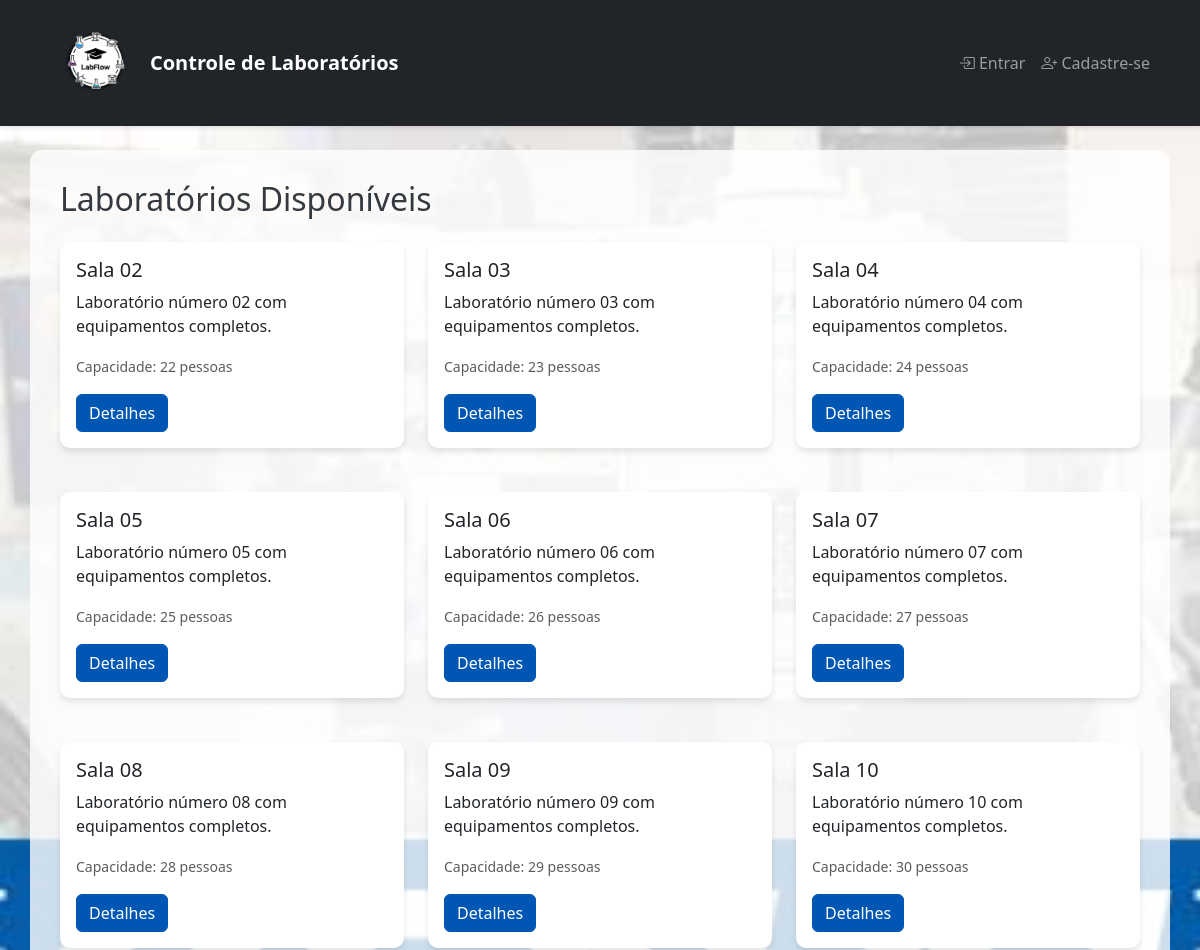
The page /laboratorios/ (upper part) on the database as committed earlier.
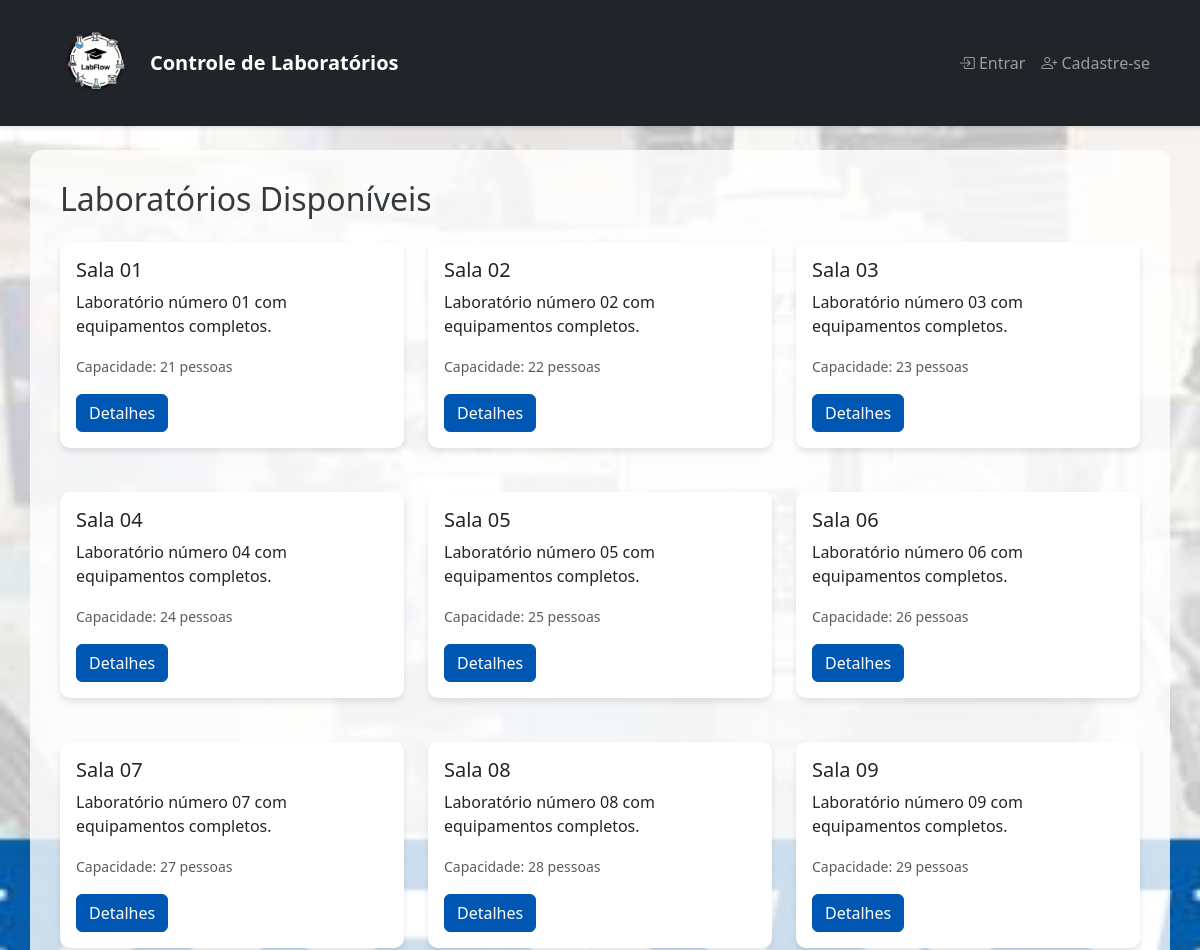
The same page on the database as committed later.
### labs/models.py (models this page shows, shortened)
class Laboratorio(models.Model):
    nome = models.CharField(max_length=100)
    descricao = models.TextField()
    capacidade = models.PositiveIntegerField()
    recursos = models.TextField(blank=True, null=True)  # <-- Novo campo
    disponivel = models.BooleanField(default=True)

### labs/views.py (the view)
# urls.py: path('laboratorios/', views.LaboratorioListView.as_view(), name='laboratorios'),
class LaboratorioListView(ListView):
    model = Laboratorio
    template_name = 'labs/laboratorios.html'
    context_object_name = 'laboratorios'
    def get_queryset(self):
        return Laboratorio.objects.filter(disponivel=True)

### labs/templates/labs/laboratorios.html (shortened to what this page needs)
{% extends 'labs/base.html' %}
{% block content %}
<h2 class="mb-4">Laboratórios Disponíveis</h2>
<div class="row">
    {% for laboratorio in laboratorios %}
    <div class="col-md-4 mb-4">
        <div class="card">
            <div class="card-body">
                <h5 class="card-title">{{ laboratorio.nome }}</h5>
                <p class="card-text">{{ laboratorio.descricao|truncatechars:100 }}</p>
                <p class="card-text"><small class="text-muted">Capacidade: {{ laboratorio.capacidade }} pessoas</small></p>
                <a href="{% url 'laboratorio_detail' laboratorio.pk %}" class="btn btn-primary">Detalhes</a>
            </div>
        </div>
    </div>
    {% endfor %}
</div>
{% endblock %}

Rows that differ between the two databases and show on the page:
no longer on this page (row unchanged): Laboratorio: nome "Sala 10", descricao "Laboratório número 10 com equipamentos completos.", capacidade "30"
now on this page (row edited): Laboratorio: nome "Sala 01", descricao "Laboratório número 01 com equipamentos completos.", capacidade "21"
